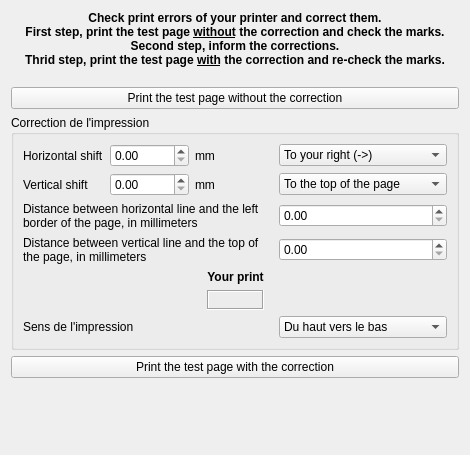
<?xml version="1.0" encoding="UTF-8"?>
<ui version="4.0">
 <class>Print::Internal::PrintCorrectionPreferencesWidget</class>
 <widget class="QWidget" name="Print::Internal::PrintCorrectionPreferencesWidget">
  <property name="geometry">
   <rect>
    <x>0</x>
    <y>0</y>
    <width>470</width>
    <height>455</height>
   </rect>
  </property>
  <property name="windowTitle">
   <string>Print Preferences</string>
  </property>
  <layout class="QGridLayout" name="gridLayout_3">
   <item row="1" column="0" colspan="3">
    <widget class="QPushButton" name="printTestWithoutCorrection">
     <property name="text">
      <string>Print the test page without the correction</string>
     </property>
    </widget>
   </item>
   <item row="0" column="0" colspan="3">
    <widget class="QLabel" name="label">
     <property name="font">
      <font>
       <weight>75</weight>
       <bold>true</bold>
      </font>
     </property>
     <property name="text">
      <string>Check print errors of your printer and correct them.&lt;br/&gt;
First step, print the test page &lt;u&gt;without&lt;/u&gt; the correction and check the marks.&lt;br/&gt;
Second step, inform the corrections.&lt;br/&gt;
Thrid step, print the test page &lt;u&gt;with&lt;/u&gt; the correction and re-check the marks.&lt;br/&gt;</string>
     </property>
     <property name="scaledContents">
      <bool>false</bool>
     </property>
     <property name="alignment">
      <set>Qt::AlignCenter</set>
     </property>
     <property name="wordWrap">
      <bool>true</bool>
     </property>
    </widget>
   </item>
   <item row="3" column="0" colspan="3">
    <widget class="QGroupBox" name="groupBox">
     <property name="title">
      <string>Correction de l'impression</string>
     </property>
     <layout class="QGridLayout" name="gridLayout_2">
      <item row="0" column="3">
       <widget class="QComboBox" name="horizCombo">
        <item>
         <property name="text">
          <string>To your right (-&gt;)</string>
         </property>
        </item>
        <item>
         <property name="text">
          <string>To your left (&lt;-)</string>
         </property>
        </item>
       </widget>
      </item>
      <item row="1" column="2">
       <widget class="QLabel" name="label_5">
        <property name="sizePolicy">
         <sizepolicy hsizetype="Preferred" vsizetype="Preferred">
          <horstretch>0</horstretch>
          <verstretch>0</verstretch>
         </sizepolicy>
        </property>
        <property name="text">
         <string>mm</string>
        </property>
       </widget>
      </item>
      <item row="0" column="0">
       <widget class="QLabel" name="label_2">
        <property name="text">
         <string>Horizontal shift</string>
        </property>
       </widget>
      </item>
      <item row="1" column="0">
       <widget class="QLabel" name="label_4">
        <property name="text">
         <string>Vertical shift</string>
        </property>
       </widget>
      </item>
      <item row="0" column="2">
       <widget class="QLabel" name="label_3">
        <property name="sizePolicy">
         <sizepolicy hsizetype="Preferred" vsizetype="Preferred">
          <horstretch>0</horstretch>
          <verstretch>0</verstretch>
         </sizepolicy>
        </property>
        <property name="text">
         <string>mm</string>
        </property>
       </widget>
      </item>
      <item row="6" column="0" colspan="3">
       <widget class="QLabel" name="label_6">
        <property name="text">
         <string>Sens de l'impression</string>
        </property>
       </widget>
      </item>
      <item row="2" column="0" colspan="3">
       <widget class="QLabel" name="label_8">
        <property name="text">
         <string>Distance between horizontal line and the left border of the page, in millimeters</string>
        </property>
        <property name="wordWrap">
         <bool>true</bool>
        </property>
       </widget>
      </item>
      <item row="5" column="0" colspan="4">
       <layout class="QGridLayout" name="gridLayout">
        <item row="1" column="2">
         <spacer name="horizontalSpacer_2">
          <property name="orientation">
           <enum>Qt::Horizontal</enum>
          </property>
          <property name="sizeHint" stdset="0">
           <size>
            <width>40</width>
            <height>20</height>
           </size>
          </property>
         </spacer>
        </item>
        <item row="0" column="1">
         <widget class="QLabel" name="label_7">
          <property name="sizePolicy">
           <sizepolicy hsizetype="Preferred" vsizetype="Fixed">
            <horstretch>0</horstretch>
            <verstretch>0</verstretch>
           </sizepolicy>
          </property>
          <property name="font">
           <font>
            <weight>75</weight>
            <bold>true</bold>
           </font>
          </property>
          <property name="text">
           <string>Your print</string>
          </property>
          <property name="alignment">
           <set>Qt::AlignCenter</set>
          </property>
          <property name="wordWrap">
           <bool>true</bool>
          </property>
         </widget>
        </item>
        <item row="1" column="1">
         <widget class="QLabel" name="currentPrintLabel">
          <property name="frameShape">
           <enum>QFrame::Box</enum>
          </property>
          <property name="frameShadow">
           <enum>QFrame::Sunken</enum>
          </property>
          <property name="lineWidth">
           <number>1</number>
          </property>
          <property name="midLineWidth">
           <number>0</number>
          </property>
         </widget>
        </item>
        <item row="1" column="0">
         <spacer name="horizontalSpacer">
          <property name="orientation">
           <enum>Qt::Horizontal</enum>
          </property>
          <property name="sizeHint" stdset="0">
           <size>
            <width>40</width>
            <height>20</height>
           </size>
          </property>
         </spacer>
        </item>
       </layout>
      </item>
      <item row="6" column="3">
       <widget class="QComboBox" name="direction">
        <item>
         <property name="text">
          <string>Du haut vers le bas</string>
         </property>
        </item>
        <item>
         <property name="text">
          <string>Du bas vers le haut</string>
         </property>
        </item>
       </widget>
      </item>
      <item row="1" column="3">
       <widget class="QComboBox" name="verticCombo">
        <item>
         <property name="text">
          <string>To the top of the page</string>
         </property>
        </item>
        <item>
         <property name="text">
          <string>To the bottom of the page</string>
         </property>
        </item>
       </widget>
      </item>
      <item row="0" column="1">
       <widget class="QDoubleSpinBox" name="horiz"/>
      </item>
      <item row="1" column="1">
       <widget class="QDoubleSpinBox" name="vertic"/>
      </item>
      <item row="4" column="0" colspan="3">
       <widget class="QLabel" name="label_9">
        <property name="text">
         <string>Distance between vertical line and the top of the page, in millimeters</string>
        </property>
        <property name="wordWrap">
         <bool>true</bool>
        </property>
       </widget>
      </item>
      <item row="2" column="3">
       <widget class="QDoubleSpinBox" name="horizDist"/>
      </item>
      <item row="4" column="3">
       <widget class="QDoubleSpinBox" name="verticDist"/>
      </item>
     </layout>
    </widget>
   </item>
   <item row="5" column="1">
    <spacer name="verticalSpacer">
     <property name="orientation">
      <enum>Qt::Vertical</enum>
     </property>
     <property name="sizeHint" stdset="0">
      <size>
       <width>20</width>
       <height>40</height>
      </size>
     </property>
    </spacer>
   </item>
   <item row="4" column="0" colspan="3">
    <widget class="QPushButton" name="printTestWithCorrection">
     <property name="text">
      <string>Print the test page with the correction</string>
     </property>
    </widget>
   </item>
  </layout>
 </widget>
 <resources/>
 <connections/>
</ui>
